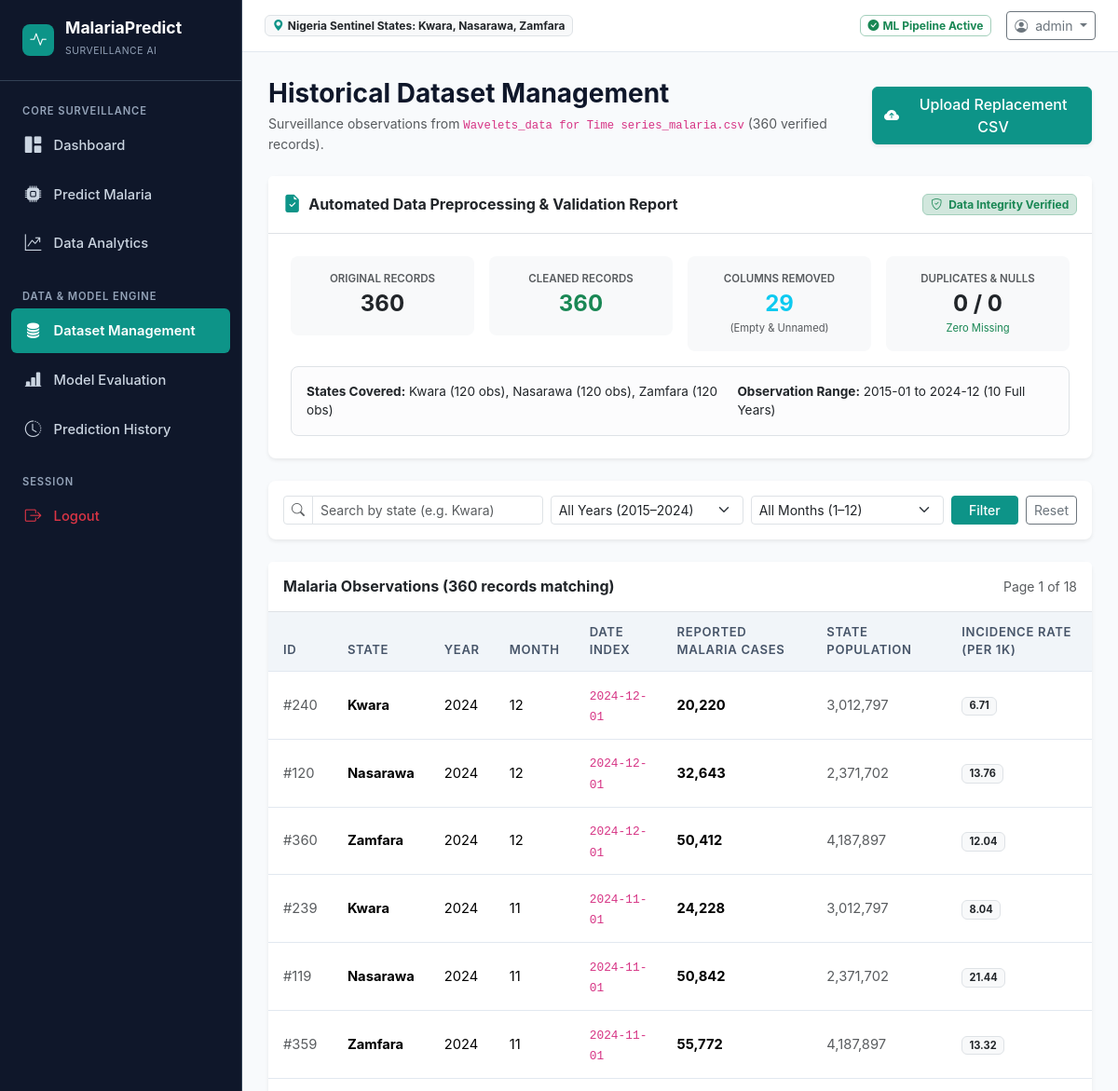
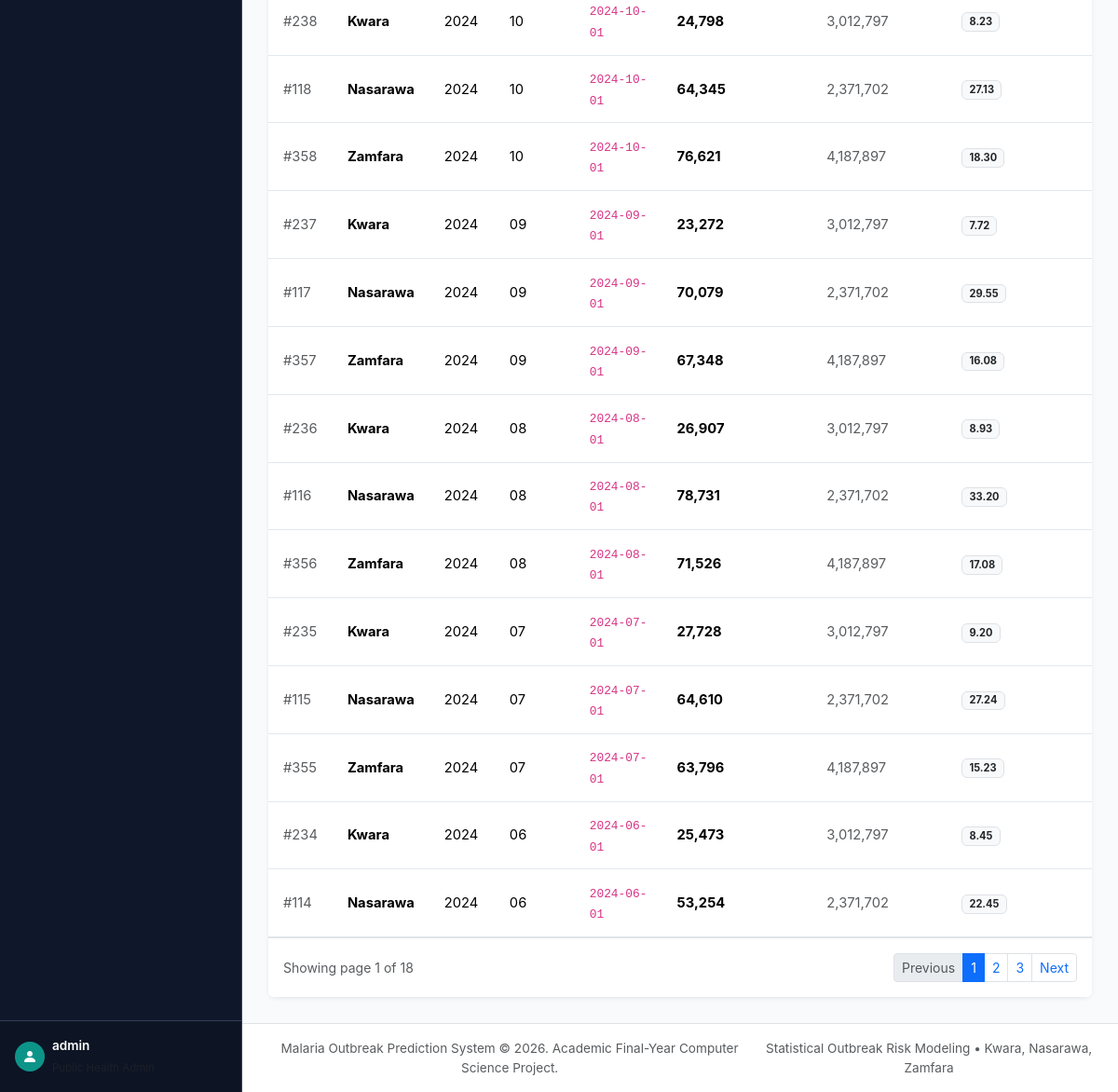
The page /dataset (signed in) on the database its author committed (2 pictures, top to bottom).
### database/models.py (models this page shows, shortened)
class MalariaRecord(Base):
    __tablename__ = 'malaria_records'
    __table_args__ = (
        UniqueConstraint('state', 'year', 'month', name='uq_state_year_month'),
    )
    id = Column(Integer, primary_key=True, autoincrement=True)
    state = Column(String(50), nullable=False, index=True)
    year = Column(Integer, nullable=False, index=True)
    month = Column(Integer, nullable=False, index=True)
    date = Column(String(20), nullable=False)  # Stored as YYYY-MM-01
    cases = Column(Integer, nullable=False)
    population = Column(Integer, nullable=False)
    created_at = Column(DateTime, default=datetime.now, nullable=False)

### routes/dataset.py (the view)
@dataset_bp.route('/dataset')
@login_required
def index():
    state_filter = request.args.get('state', '').strip()
    year_filter = request.args.get('year', '').strip()
    month_filter = request.args.get('month', '').strip()
    page = request.args.get('page', 1, type=int)
    per_page = 20
    with get_db() as db:
        query = db.query(MalariaRecord)
        if state_filter:
            query = query.filter(MalariaRecord.state.ilike(f"%{state_filter}%"))
        if year_filter and year_filter.isdigit():
            query = query.filter(MalariaRecord.year == int(year_filter))
        if month_filter and month_filter.isdigit():
            query = query.filter(MalariaRecord.month == int(month_filter))
        total_records = query.count()
        records = query.order_by(
            MalariaRecord.year.desc(), MalariaRecord.month.desc(), MalariaRecord.state.asc()
        ).offset((page - 1) * per_page).limit(per_page).all()
        available_states = [s[0] for s in db.query(MalariaRecord.state).distinct().all()]
        available_years = [y[0] for y in db.query(MalariaRecord.year).distinct().order_by(MalariaRecord.year.desc()).all()]
    report = {}
    if os.path.exists(Config.REPORT_PATH):
        try:
            with open(Config.REPORT_PATH, 'r') as f:
                report = json.load(f)
        except Exception:
            pass
    total_pages = (total_records + per_page - 1) // per_page or 1
    csrf_token = generate_csrf_token()
    return render_template(
        'dataset.html',
        records=records,
        total_records=total_records,
        page=page,
        total_pages=total_pages,
        available_states=available_states,
        available_years=available_years,
        state_filter=state_filter,
        year_filter=year_filter,
        month_filter=month_filter,
        report=report,
        csrf_token=csrf_token,
        active_page='dataset'
    )

### database/db.py (called while the page is built)
@contextmanager
def get_db():
    db = SessionLocal()
    try:
        yield db
        db.commit()
    except Exception:
        db.rollback()
        raise
    finally:
        db.close()

### routes/auth.py (called while the page is built)
def generate_csrf_token():
    if '_csrf_token' not in session:
        session['_csrf_token'] = secrets.token_hex(16)
    return session['_csrf_token']

def login_required(f):
    @wraps(f)
    def decorated_function(*args, **kwargs):
        if not session.get('admin_logged_in'):
            flash('Please log in to access this page.', 'warning')
            return redirect(url_for('auth.login', next=request.url))
        return f(*args, **kwargs)
    return decorated_function

### templates/dataset.html (shortened to what this page needs)
{% extends 'base.html' %}
{% block content %}
<div class="d-flex flex-column flex-md-row justify-content-between align-items-md-center gap-3 mb-4">
  <div>
    <h3 class="fw-bold mb-1" style="color: #0f172a;">Historical Dataset Management</h3>
    <p class="text-muted mb-0 small">Surveillance observations from <code>Wavelets_data for Time series_malaria.csv</code> (360 verified records).</p>
  </div>
  <button class="btn btn-teal d-inline-flex align-items-center gap-2 shadow-sm" data-bs-toggle="modal" data-bs-target="#uploadModal">
    <i class="bi bi-cloud-arrow-up-fill"></i> Upload Replacement CSV
  </button>
</div>
<div class="card border-0 shadow-sm mb-4 rounded-3">
  <div class="card-header bg-white border-bottom py-3 d-flex justify-content-between align-items-center">
    <div class="d-flex align-items-center gap-2">
      <i class="bi bi-file-earmark-check-fill text-teal" style="color: #0d9488; font-size: 1.2rem;"></i>
      <h6 class="fw-bold mb-0">Automated Data Preprocessing & Validation Report</h6>
    </div>
    <span class="badge bg-success-subtle text-success border border-success-subtle">
      <i class="bi bi-shield-check me-1"></i> Data Integrity Verified
    </span>
  </div>
  <div class="card-body p-4">
    <div class="row g-3">
      <div class="col-6 col-md-3">
        <div class="p-3 bg-light rounded-3 text-center">
          <small class="text-muted d-block text-uppercase fw-semibold" style="font-size: 0.72rem;">Original Records</small>
          <span class="fs-4 fw-bold text-dark">{{ report.original_records or '360' }}</span>
        </div>
      </div>
      <div class="col-6 col-md-3">
        <div class="p-3 bg-light rounded-3 text-center">
          <small class="text-muted d-block text-uppercase fw-semibold" style="font-size: 0.72rem;">Cleaned Records</small>
          <span class="fs-4 fw-bold text-success">{{ report.cleaned_records or '360' }}</span>
        </div>
      </div>
      <div class="col-6 col-md-3">
        <div class="p-3 bg-light rounded-3 text-center">
          <small class="text-muted d-block text-uppercase fw-semibold" style="font-size: 0.72rem;">Columns Removed</small>
          <span class="fs-4 fw-bold text-info">{{ report.removed_columns_count or '32' }}</span>
          <small class="d-block text-muted" style="font-size: 0.7rem;">(Empty &amp; Unnamed)</small>
        </div>
      </div>
      <div class="col-6 col-md-3">
        <div class="p-3 bg-light rounded-3 text-center">
          <small class="text-muted d-block text-uppercase fw-semibold" style="font-size: 0.72rem;">Duplicates &amp; Nulls</small>
          <span class="fs-4 fw-bold text-dark">0 / 0</span>
          <small class="d-block text-success" style="font-size: 0.7rem;">Zero Missing</small>
        </div>
      </div>
    </div>
    <div class="mt-3 p-3 bg-light-subtle border rounded-3 d-flex flex-column flex-md-row justify-content-between align-items-md-center gap-2" style="font-size: 0.85rem;">
      <div>
        <strong>States Covered:</strong> Kwara (120 obs), Nasarawa (120 obs), Zamfara (120 obs)
      </div>
      <div>
        <strong>Observation Range:</strong> {{ report.date_range or '2015-01 to 2024-12' }} (10 Full Years)
      </div>
    </div>
  </div>
</div>
<div class="card border-0 shadow-sm mb-4 rounded-3">
  <div class="card-body p-3">
    <form method="GET" action="{{ url_for('dataset.index') }}" class="row g-2 align-items-center">
      <div class="col-12 col-md-4">
        <div class="input-group input-group-sm">
          <span class="input-group-text bg-white"><i class="bi bi-search text-muted"></i></span>
          <input type="text" class="form-control" name="state" placeholder="Search by state (e.g. Kwara)" value="{{ state_filter }}">
        </div>
      </div>
      <div class="col-6 col-md-3">
        <select class="form-select form-select-sm" name="year">
          <option value="">All Years (2015–2024)</option>
        </select>
      </div>
      <div class="col-6 col-md-3">
        <select class="form-select form-select-sm" name="month">
          <option value="">All Months (1–12)</option>
        </select>
      </div>
      <div class="col-12 col-md-2 d-flex gap-2">
        <button type="submit" class="btn btn-sm btn-teal w-100">Filter</button>
        <a href="{{ url_for('dataset.index') }}" class="btn btn-sm btn-outline-secondary">Reset</a>
      </div>
    </form>
  </div>
</div>
<div class="card border-0 shadow-sm rounded-3">
  <div class="card-header bg-white border-bottom py-3 d-flex justify-content-between align-items-center">
    <h6 class="fw-bold mb-0">Malaria Observations ({{ "{:,}".format(total_records) }} records matching)</h6>
    <span class="text-muted small">Page {{ page }} of {{ total_pages }}</span>
  </div>
  <div class="table-responsive">
    <table class="custom-table table table-hover align-middle mb-0">
      <thead>
        <tr>
          <th>ID</th>
          <th>State</th>
          <th>Year</th>
          <th>Month</th>
          <th>Date Index</th>
          <th>Reported Malaria Cases</th>
          <th>State Population</th>
          <th>Incidence Rate (per 1k)</th>
        </tr>
      </thead>
      <tbody>
        {% if records %}
          {% for r in records %}
            <tr>
              <td class="text-muted small">#{{ r.id }}</td>
              <td>
                <strong>{{ r.state }}</strong>
              </td>
              <td>{{ r.year }}</td>
              <td>{{ "%02d"|format(r.month) }}</td>
              <td><code>{{ r.date }}</code></td>
              <td>
                <span class="fw-bold">{{ "{:,}".format(r.cases) }}</span>
              </td>
              <td class="text-muted">{{ "{:,}".format(r.population) }}</td>
              <td>
                {% set rate = (r.cases / r.population) * 1000 %}
                <span class="badge bg-light text-dark border">{{ "%.2f"|format(rate) }}</span>
              </td>
            </tr>
          {% endfor %}
        {% endif %}
      </tbody>
    </table>
  </div>
  {% if total_pages > 1 %}
  <div class="card-footer bg-white border-top py-3 d-flex justify-content-between align-items-center">
    <small class="text-muted">Showing page {{ page }} of {{ total_pages }}</small>
    <ul class="pagination pagination-sm mb-0">
      <li class="page-item {% if page <= 1 %}disabled{% endif %}">
        <a class="page-link" href="{{ url_for('dataset.index', page=page-1, state=state_filter, year=year_filter, month=month_filter) }}">Previous</a>
      </li>
      {% for p in range(1, total_pages + 1) %}
        {% if p >= page - 2 and p <= page + 2 %}
          <li class="page-item {% if p == page %}active{% endif %}">
            <a class="page-link" href="{{ url_for('dataset.index', page=p, state=state_filter, year=year_filter, month=month_filter) }}">{{ p }}</a>
          </li>
        {% endif %}
      {% endfor %}
      <li class="page-item {% if page >= total_pages %}disabled{% endif %}">
        <a class="page-link" href="{{ url_for('dataset.index', page=page+1, state=state_filter, year=year_filter, month=month_filter) }}">Next</a>
      </li>
    </ul>
  </div>
  {% endif %}
</div>
{% endblock %}

### static/css/style.css (style rules this page uses)
:root { --sidebar-width: 260px; --navy-dark: #0f172a; --navy-surface: #1e293b; --navy-border: #334155; --teal-primary: #0d9488; --teal-hover: #0f766e; --teal-light: #ccfbf1; --bg-main: #f8fafc; --card-bg: #ffffff; --text-main: #1e293b; --text-muted: #64748b; --border-color: #e2e8f0; --risk-low: #10b981; --risk-low-bg: #d1fae5; --risk-mod: #f59e0b; --risk-mod-bg: #fef3c7; --risk-high: #ef4444; --risk-high-bg: #fee2e2; --shadow-sm: 0 1px 2px 0 rgb(0 0 0 / 0.05); --shadow-md: 0 4px 6px -1px rgb(0 0 0 / 0.08), 0 2px 4px -2px rgb(0 0 0 / 0.05); }
body { font-family: -apple-system, BlinkMacSystemFont, "Segoe UI", Roboto, "Helvetica Neue", Arial, sans-serif; background-color: var(--bg-main); color: var(--text-main); min-height: 100vh; }
.custom-table { width: 100%; border-collapse: separate; border-spacing: 0; }
.custom-table th { background-color: #f1f5f9; color: #475569; font-weight: 600; font-size: 0.82rem; text-transform: uppercase; letter-spacing: 0.05em; padding: 0.75rem 1rem; border-bottom: 1px solid var(--border-color); }
.custom-table td { padding: 0.85rem 1rem; font-size: 0.92rem; border-bottom: 1px solid var(--border-color); vertical-align: middle; }
.btn-teal { background-color: var(--teal-primary); border-color: var(--teal-primary); color: #fff; font-weight: 500; }

### rows shown on the page
MalariaRecord: id "240", state "Kwara", year "2024", month "12", date "2024-12-01", cases "20,220", population "3,012,797", rate "6.71"
MalariaRecord: id "120", state "Nasarawa", year "2024", month "12", date "2024-12-01", cases "32,643", population "2,371,702", rate "13.76"
MalariaRecord: id "360", state "Zamfara", year "2024", month "12", date "2024-12-01", cases "50,412", population "4,187,897", rate "12.04"
MalariaRecord: id "239", state "Kwara", year "2024", month "11", date "2024-11-01", cases "24,228", population "3,012,797", rate "8.04"
MalariaRecord: id "119", state "Nasarawa", year "2024", month "11", date "2024-11-01", cases "50,842", population "2,371,702", rate "21.44"
MalariaRecord: id "359", state "Zamfara", year "2024", month "11", date "2024-11-01", cases "55,772", population "4,187,897", rate "13.32"
MalariaRecord: id "238", state "Kwara", year "2024", month "10", date "2024-10-01", cases "24,798", population "3,012,797", rate "8.23"
MalariaRecord: id "118", state "Nasarawa", year "2024", month "10", date "2024-10-01", cases "64,345", population "2,371,702", rate "27.13"
MalariaRecord: id "358", state "Zamfara", year "2024", month "10", date "2024-10-01", cases "76,621", population "4,187,897", rate "18.30"
MalariaRecord: id "237", state "Kwara", year "2024", month "09", date "2024-09-01", cases "23,272", population "3,012,797", rate "7.72"
MalariaRecord: id "117", state "Nasarawa", year "2024", month "09", date "2024-09-01", cases "70,079", population "2,371,702", rate "29.55"
MalariaRecord: id "357", state "Zamfara", year "2024", month "09", date "2024-09-01", cases "67,348", population "4,187,897", rate "16.08"
MalariaRecord: id "236", state "Kwara", year "2024", month "08", date "2024-08-01", cases "26,907", population "3,012,797", rate "8.93"
MalariaRecord: id "116", state "Nasarawa", year "2024", month "08", date "2024-08-01", cases "78,731", population "2,371,702", rate "33.20"
MalariaRecord: id "356", state "Zamfara", year "2024", month "08", date "2024-08-01", cases "71,526", population "4,187,897", rate "17.08"
MalariaRecord: id "235", state "Kwara", year "2024", month "07", date "2024-07-01", cases "27,728", population "3,012,797", rate "9.20"
MalariaRecord: id "115", state "Nasarawa", year "2024", month "07", date "2024-07-01", cases "64,610", population "2,371,702", rate "27.24"
MalariaRecord: id "355", state "Zamfara", year "2024", month "07", date "2024-07-01", cases "63,796", population "4,187,897", rate "15.23"
MalariaRecord: id "234", state "Kwara", year "2024", month "06", date "2024-06-01", cases "25,473", population "3,012,797", rate "8.45"
MalariaRecord: id "114", state "Nasarawa", year "2024", month "06", date "2024-06-01", cases "53,254", population "2,371,702", rate "22.45"

### other values the page prints
{{ current_admin or 'Administrator' }} "admin"
{{ current_admin or 'Admin' }} "admin"
{{ report.original_records or '360' }} "360"
{{ report.cleaned_records or '360' }} "360"
{{ report.removed_columns_count or '32' }} "29"
{{ report.date_range or '2015-01 to 2024-12' }} "2015-01 to 2024-12"
{{ "{:,}".format(total_records) }} "360"
{{ page }} "1"
{{ total_pages }} "18"
{{ p }} "1" "2" "3"
